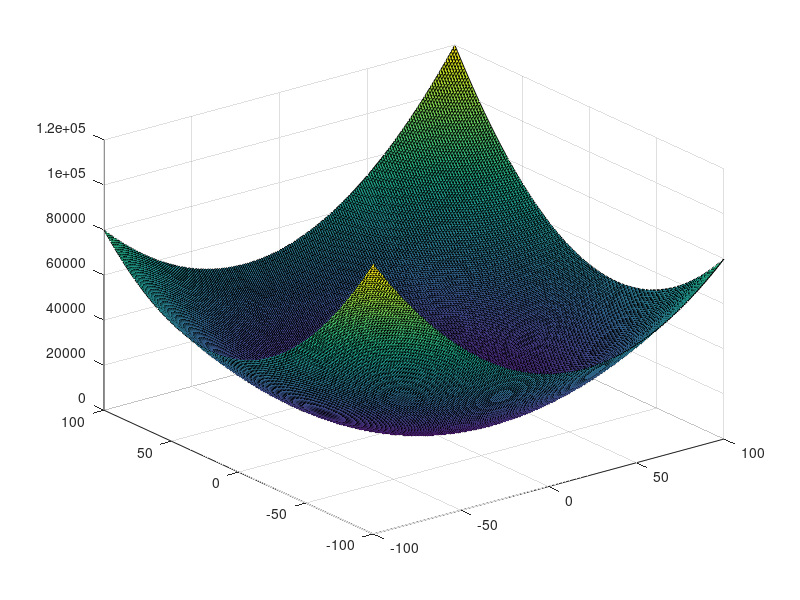
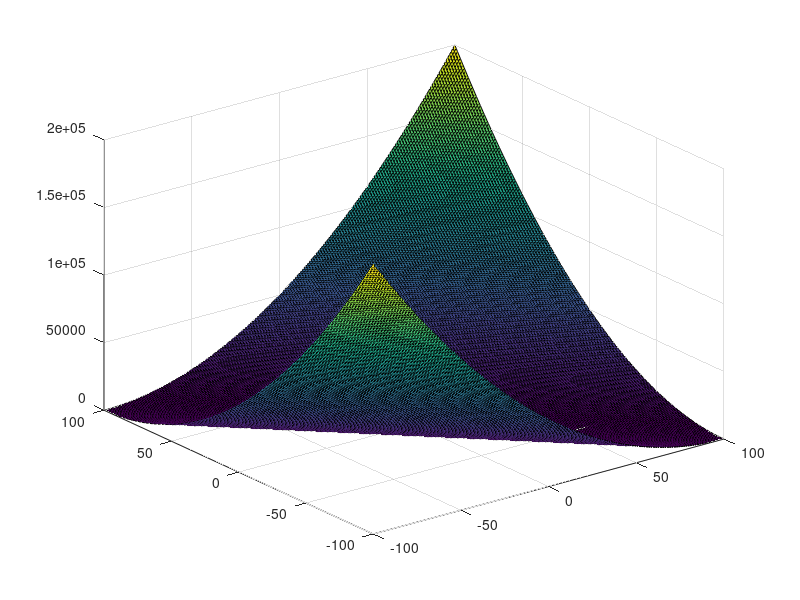
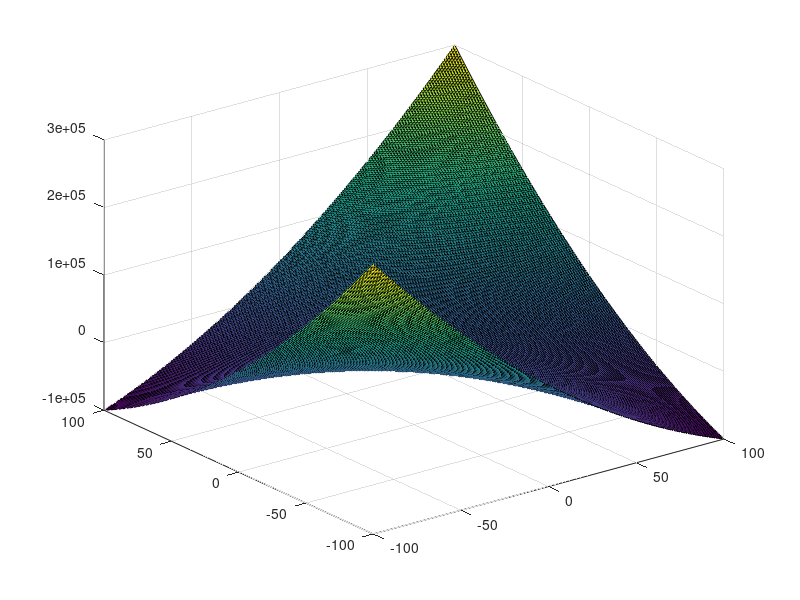

Recreate these plots in MATLAB, in order.
b = [1 5 10];
eigen = [0 0 0;0 0 0];
Z = zeros(201,201);
for itr=1:1:3
   A = [5 b(itr);b(itr) 5];
   x1 = -100:100;
   x2 = -100:100;
   for i=1:201
       for j=1:201
           Z(i,j) = [x1(i) x2(j)]*A*[x1(i) x2(j)]';
       end
   end
   figure;
   surf(x1,x2,Z)
   eig(A)
end